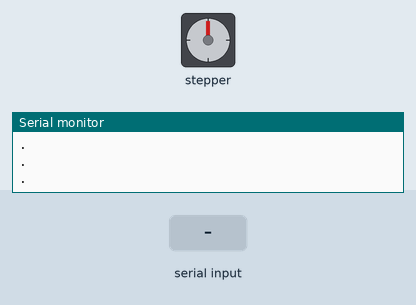
A sketch run on a simulated Arduino Uno, built with avr-gcc and run on an emulated ATmega328P. On the bench: stepper motor, the last lines printed to the serial monitor. Wiring (inferred from the names in the program): stepper motor driver (200 steps per turn assumed): step pin 10; direction pin 9; enable pin 8. Inputs (shaded band) come from the test bench.

Above: at 1.2 s.
1.3 s: "200\n" received over Serial
At 1.45 s:
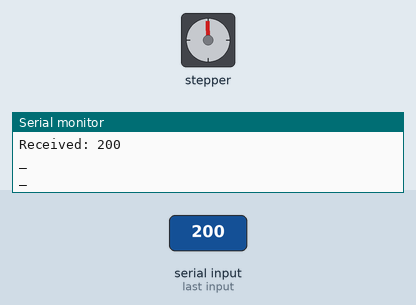
3.4 s: "30,150\n" received over Serial
At 4.1 s:
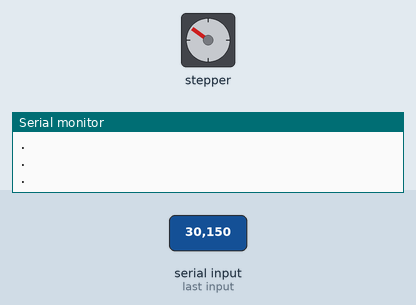
4.9 s: "90,45\n" received over Serial
At 6.0 s:
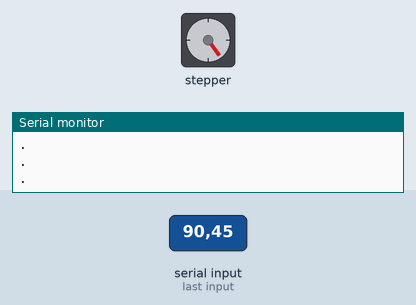
6.7 s: "5\n" received over Serial
At 7.5 s:
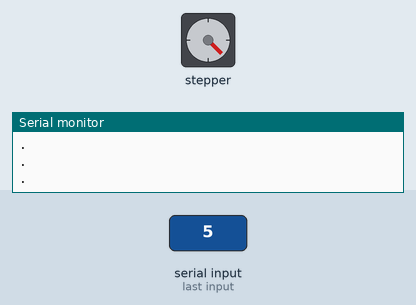
8.2 s: "90\n" received over Serial
At 9.6 s:
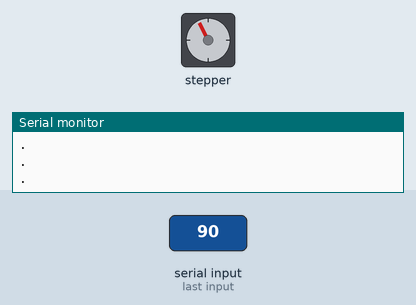
10.0 s: "90,45\n" received over Serial
At 11.0 s:
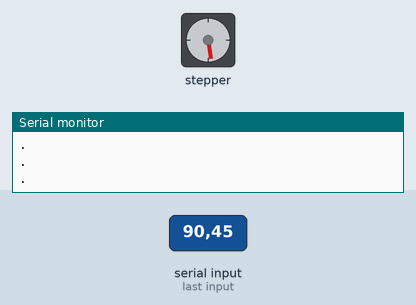
Timing chart, 0 to 12.8 s (numbered marks = the images above; inputs shaded):
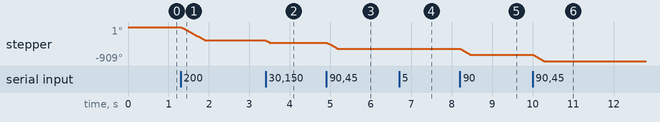

The sketch:

move_conveyor.ino
```cpp
#define RECV_MAX_COUNT  10000

#define PIN_ENA   8
#define PIN_DIR   9
#define PIN_PUL   10


typedef enum _CONVEYOR_STATE {Conveyor_Ready, Conveyor_Run} CONVEYOR_STATE;

unsigned long recv_cnt = 0;

unsigned long time_p = 0;
unsigned long time_serial_p = 0;

unsigned long step_count  = 0;
CONVEYOR_STATE state = Conveyor_Ready;

void setup() {
  Serial.begin(115200);
  Serial.println('s');

  pinMode(PIN_ENA, OUTPUT);
  pinMode(PIN_DIR, OUTPUT);
  pinMode(PIN_PUL, OUTPUT);

  digitalWrite(PIN_ENA, LOW);
  digitalWrite(PIN_DIR, LOW);
}

void step_run(unsigned long time_c) {
  if((time_c - time_p) > 2) {
    if(state == Conveyor_Run) {

      digitalWrite(PIN_PUL, HIGH);
      delayMicroseconds(1000);
      digitalWrite(PIN_PUL, LOW);
      delayMicroseconds(1000);

      step_count--;
      if(step_count <= 0)
        state = Conveyor_Ready;

      if((time_c - time_serial_p) > 50) {
        Serial.println('_');

        time_serial_p = time_c;
      }
      time_p = time_c;
    } else {
      if((time_c - time_serial_p) > 50) {
        Serial.println('.');
        time_serial_p = time_c;
      }
      // Serial.write('.');
      time_p = time_c;
    }
  }
}

void loop() {
  unsigned long time_c = millis();

  if(Serial.available() > 0) {
    String receivedData = Serial.readStringUntil('\n');  // 줄바꿈 기준으로 데이터 읽기
    Serial.print("Received: ");
    Serial.println(receivedData);

    // 수신된 데이터를 숫자로 변환하여 step_count에 설정
    int command = receivedData.toInt();
    if (command > 0) {
      step_count = command;
      state = Conveyor_Run;  // 명령을 받으면 벨트를 실행
    }
  }

  step_run(time_c);
}
```

Measured:
- after the input at 1.3 s, stepper: turns 360° counter-clockwise in 0.61 s, starting at once
- after the input at 3.4 s, stepper: turns 54° counter-clockwise, starting at once
- after the input at 4.9 s, stepper: turns 162° counter-clockwise in 0.27 s, starting at once
- after the input at 6.7 s, stepper: goes -577° 0.01 s, then -585°, starting at once
- after the input at 8.2 s, stepper: turns 162° counter-clockwise in 0.27 s, starting at once
- after the input at 10.0 s, stepper: turns 162° counter-clockwise in 0.27 s, starting at once
